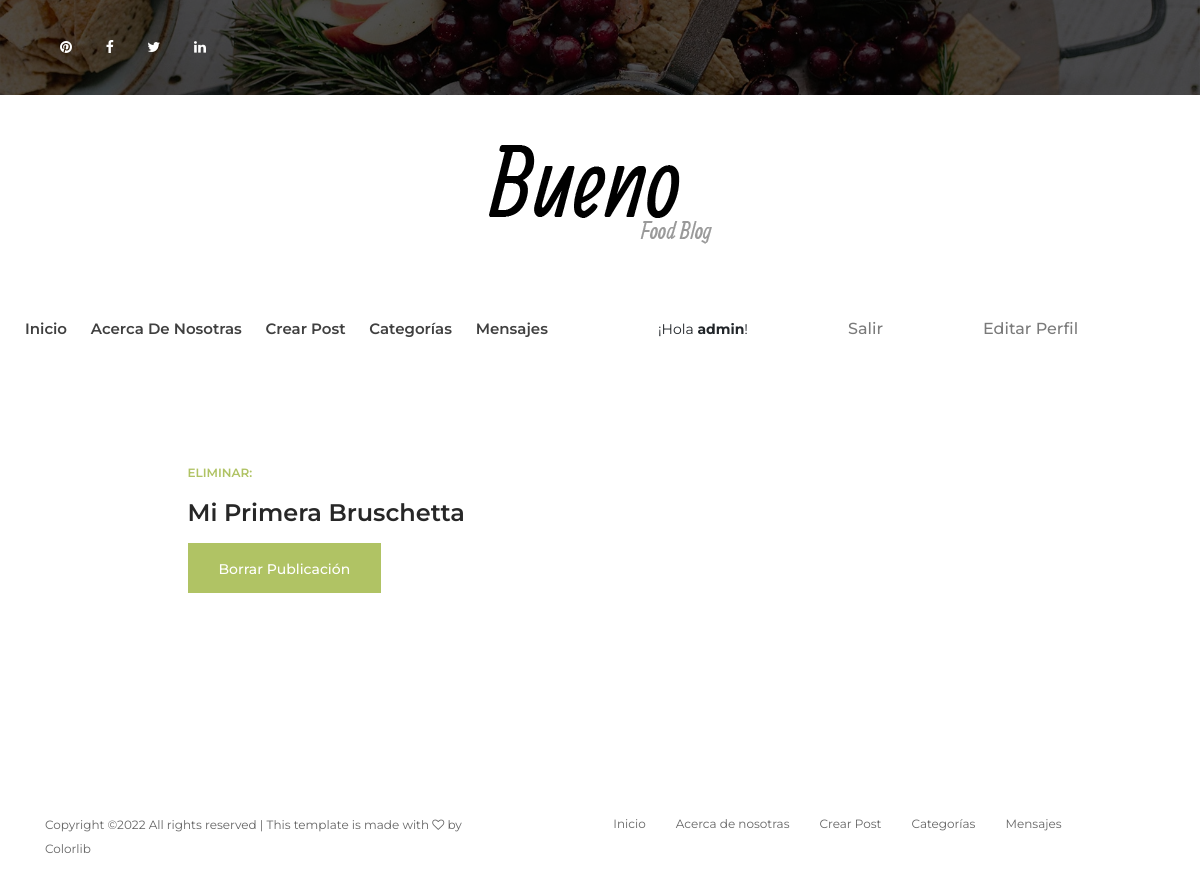
/articulos/18/eliminar (signed in), run on an earlier commit of the app's database.
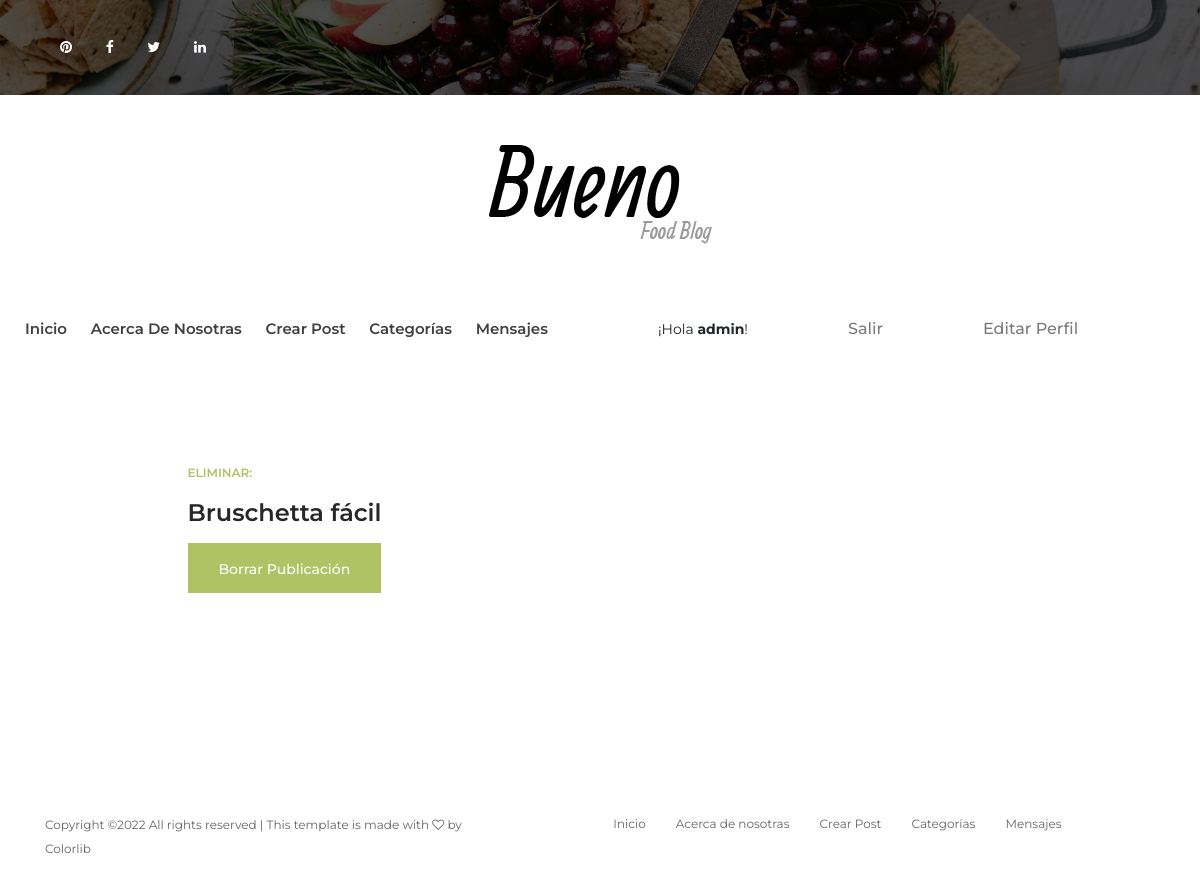
And on a later commit of the database.
### AppBlog/models.py (models this page shows, shortened)
class Post(models.Model):
    titulo = models.CharField(max_length=100)
    subtitulo = models.CharField(max_length=120)
    autor = models.ForeignKey(User, on_delete=models.CASCADE)
    cuerpo = RichTextField(blank=True, null=True)
    fecha_post = models.DateField(auto_now_add=True)
    categoria = models.CharField(max_length=100, default='postres')
    imagen_post = models.ImageField(null=True, blank=True, upload_to='imagenes/')

### AppBlog/views.py (the view)
# urls.py: path('articulos/<int:pk>/eliminar', EliminarPost.as_view(), name='eliminarPost'),
class EliminarPost(DeleteView):
	model = Post
	template_name = 'eliminarPost.html'
	success_url = reverse_lazy('inicio')

### AppBlog/templates/eliminarPost.html (shortened to what this page needs)
{% extends 'padre.html' %}
{% load static %}
{% block post %}
<section class="post-news-area section-padding-100-0 mb-70">
    <div class="container">
        <div class="row justify-content-center">
            <div class="col-12 col-lg-8 col-xl-9">
                <div class="post-details-content mb-100">
                    {% if user.is_authenticated %}
                        {%if user.id == post.autor.id %}
                        <div class="blog-content">
                            <a href="#" class="post-tag">Eliminar:</a>
                            <h4 class="post-title">{{ post.titulo }}</h4>
                            <div class="post-meta mb-50">
                                <form method="POST">
                                    <button class="btn bueno-btn">Borrar Publicación</button>
                                </form>
                            </div>
                        </div>
                        {% else %}
                            <p>Por favor, inicia sesión!</p>
                        {% endif %}
                    {% else %}
                        <p>Por favor, inicia sesión!</p>
                    {% endif %}
                </div>
            </div>
        </div>
    </div>
</section>
{% endblock %}

What changed in the data, as far as the page shows it:
changed Post: titulo "Mi Primera Bruschetta" → "Bruschetta fácil"
